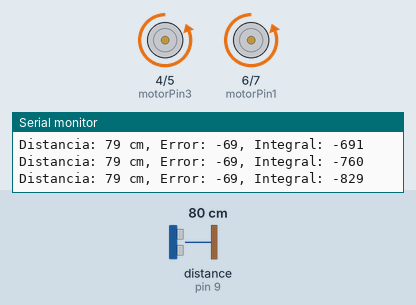
Bench run of a sketch on a simulated Arduino Uno, built with avr-gcc and run on an emulated ATmega328P. On the bench: motor-driver pin pairs drawn as motors (green arrow = first pin HIGH = forward, orange = second pin HIGH = backward, longer = more drive), the last lines printed to the serial monitor. Wiring (inferred from the names in the program): ultrasonic range finder: trigger pin 8; echo pin 9. Inputs (shaded band) come from the test bench; at power-on: distance to the obstacle (sensor on pin 9) 80 cm. The echo pulse lasts 58.3 µs per cm.

Above: at 1.2 s.
1.3 s: distance to the obstacle (sensor on pin 9) set to 12 cm
2.8 s: distance to the obstacle (sensor on pin 9) set to 9 cm
At 3.7 s:
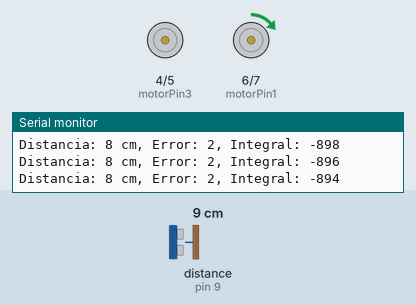
4.3 s: distance to the obstacle (sensor on pin 9) set to 60 cm
At 4.7 s:
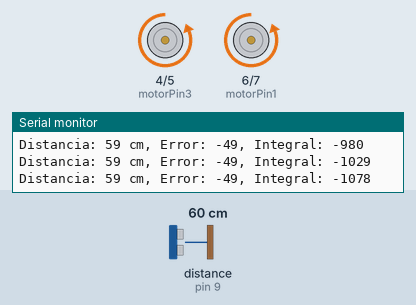
7.3 s: distance to the obstacle (sensor on pin 9) set to 2 cm
At 8.3 s:
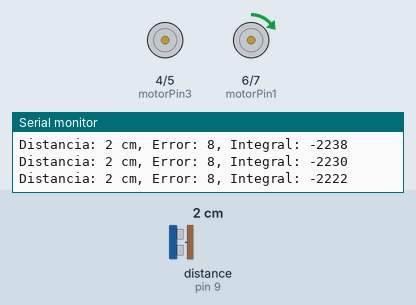
8.8 s: distance to the obstacle (sensor on pin 9) set to 120 cm
At 9.3 s:
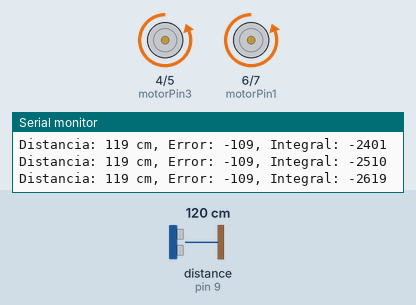
Timing chart, 0 to 11.4 s (numbered marks = the images above; inputs shaded):
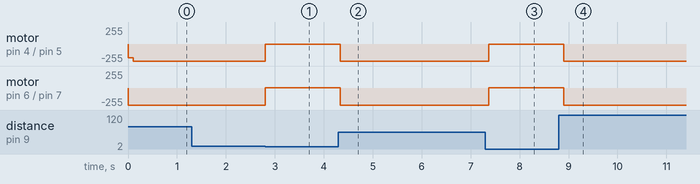

Measured:
- the behaviour switches between 11 and 10 cm on distance to the obstacle (sensor on pin 9) (found by bisection; images 0 and 1)
- after the input at 2.8 s, motor on pin 4 (motorPin3) / pin 5 (motorPin4): backward 255/255 → stopped at once; motor on pin 6 (motorPin1) / pin 7 (motorPin2): backward 255/255 → forward 1/255 at once
- after the input at 4.3 s, motor on pin 4 (motorPin3) / pin 5 (motorPin4): stopped → backward 255/255 at once; motor on pin 6 (motorPin1) / pin 7 (motorPin2): forward 1/255 → backward 255/255 at once
- after the input at 7.3 s, motor on pin 4 (motorPin3) / pin 5 (motorPin4): backward 255/255 → stopped after 0.07 s; motor on pin 6 (motorPin1) / pin 7 (motorPin2): backward 255/255 → forward 1/255 after 0.07 s
- after the input at 8.8 s, motor on pin 4 (motorPin3) / pin 5 (motorPin4): stopped → backward 255/255 after 0.10 s; motor on pin 6 (motorPin1) / pin 7 (motorPin2): forward 1/255 → backward 255/255 after 0.10 s

The sketch:

controlador_pi1.ino
```cpp
const int trigPin = 8;    // Pin de trig del sensor de ultrasonido
const int echoPin = 9;    // Pin de echo del sensor de ultrasonido
const int motorPin1 = 6;  // Pin 1 del puente H para controlar el motor 1
const int motorPin2 = 7; // Pin 2 del puente H para controlar el motor 1
const int motorPin3 = 4;  // Pin 1 del puente H para controlar el motor 2
const int motorPin4 = 5;  // Pin 2 del puente H para controlar el motor 2


// Constantes para el controlador PI
float Kp = 2;  // Constante proporcional (ajústala según sea necesario)
float Ki = 1;  // Constante integral (ajústala según sea necesario)
int integral = 0;

void setup() {
  Serial.begin(9600);
  pinMode(trigPin, OUTPUT);
  pinMode(echoPin, INPUT);
  pinMode(motorPin1, OUTPUT);
  pinMode(motorPin2, OUTPUT);
  pinMode(motorPin3, OUTPUT);
  pinMode(motorPin4, OUTPUT);
}

void loop() {
  long duration, distance;
  digitalWrite(trigPin, LOW);
  delayMicroseconds(2);
  digitalWrite(trigPin, HIGH);
  delayMicroseconds(10);
  digitalWrite(trigPin, LOW);
  duration = pulseIn(echoPin, HIGH);
  distance = (duration / 2) / 29.1;

  // Valor de referencia (distancia deseada)
  int setpoint = 10;

  // Error proporcional
  int error = setpoint - distance;

  // Integral del error
  integral += error;

  // Control PI
  int motorSpeed = Kp * error + Ki * integral;

  // Limita la velocidad de los motores
  motorSpeed = constrain(motorSpeed, -255, 255);

  // Aplica la velocidad a los motores
  if (error > 0) {
    analogWrite(motorPin1, motorSpeed);
    analogWrite(motorPin2, 0);
    analogWrite(motorPin3, motorSpeed);
    analogWrite(motorPin4, 0);
  } else {
    analogWrite(motorPin1, 0);
    analogWrite(motorPin2, abs(motorSpeed));
    analogWrite(motorPin3, 0);
    analogWrite(motorPin4, abs(motorSpeed));
  }

  // Muestra información en el monitor serial
  Serial.print("Distancia: ");
  Serial.print(distance);
  Serial.print(" cm, Error: ");
  Serial.print(error);
  Serial.print(", Integral: ");
  Serial.println(integral);

  delay(100); // Ajusta el retardo según sea necesario
}
```
